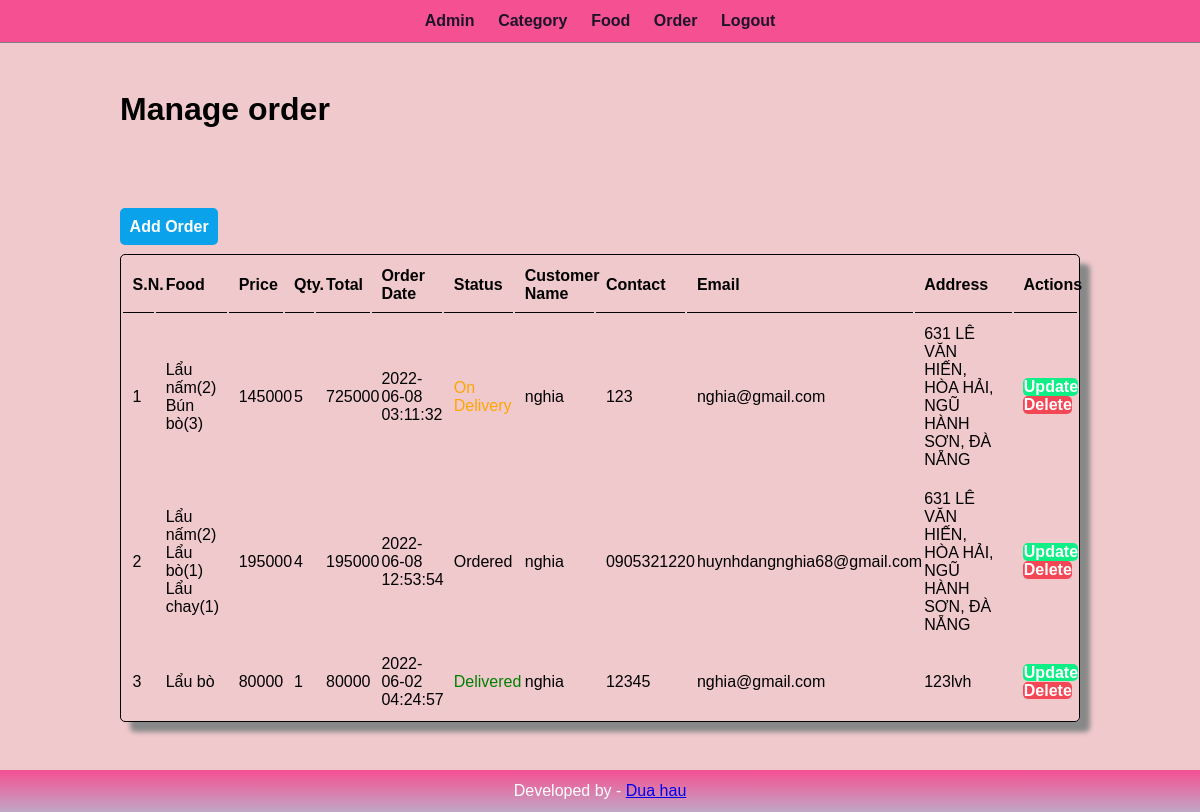
Page /admin/manage-order.php (signed in) on the committed database.
### tables this page shows
CREATE TABLE `tbl_order` (
  `id` int(10) UNSIGNED NOT NULL,
  `food` varchar(150) NOT NULL,
  `price` float NOT NULL,
  `qty` int(11) NOT NULL,
  `total` float NOT NULL,
  `order_date` datetime NOT NULL,
  `status` varchar(50) NOT NULL,
  `customer_name` varchar(150) NOT NULL,
  `customer_contact` varchar(20) NOT NULL,
  `customer_email` varchar(150) NOT NULL,
  `customer_address` varchar(255) NOT NULL
);

### admin/manage-order.php (the view, shortened to what this page needs)
<?php include('partials/menu.php');?>
<div class="main-content">
    <div class="wrapper">
        <h1>Manage order</h1>
            <br /><br /><br />
            <br><br>
            <a href="#" class="btn-primary">Add Order</a>
                <br/>   <br/>
                <table class="tbl-full">
                    <tr>
                        <th>S.N.</th>
                        <th>Food</th>
                        <th>Price</th>
                        <th>Qty.</th>
                        <th>Total</th>
                        <th>Order Date</th>
                        <th>Status</th>
                        <th>Customer Name</th>
                        <th>Contact</th>
                        <th>Email</th>
                        <th>Address</th>
                        <th>Actions</th>
                    </tr>
                    <?php
                        $sql = "SELECT * FROM tbl_order ORDER BY id DESC";
                        $res = mysqli_query($conn, $sql);
                        $count = mysqli_num_rows($res);
                        $sn = 1;
                        if($count > 0)
                        {
                            while($row = mysqli_fetch_assoc($res))
                            {
                                $id = $row['id'];
                                $food = $row['food'];
                                $price = $row['price'];
                                $qty = $row['qty'];
                                $total = $row['total'];
                                $order_date = $row['order_date'];
                                $status = $row['status'];
                                $customer_name = $row['customer_name'];
                                $customer_contact = $row['customer_contact'];
                                $customer_email = $row['customer_email'];
                                $customer_address = $row['customer_address'];
                                ?>
                                    <tr>
                                        <td><?php echo $sn++; ?></td>
                                        <td><?php echo $food; ?></td>
                                        <td><?php echo $price; ?></td>
                                        <td><?php echo $qty; ?></td>
                                        <td><?php echo $total; ?></td>
                                        <td><?php echo $order_date; ?></td>
                                        <td>
                                            <?php
                                                if($status == "Ordered")
                                                {
                                                    echo "<label>$status</lable>";
                                                }
                                                else if($status == "On Delivery")
                                                {
                                                    echo "<label style='color: orange;'>$status</lable>";
                                                }
                                                else if($status == "Delivered")
                                                {
                                                    echo "<label style='color: green;'>$status</lable>";
                                                }
                                                else if($status == "Cancelled")
                                                {
                                                    echo "<label style='color: red;'>$status</lable>";
                                                }
                                            ?>
                                        </td>
                                        <td><?php echo $customer_name; ?></td>
                                        <td><?php echo $customer_contact; ?></td>
                                        <td><?php echo $customer_email; ?></td>
                                        <td><?php echo $customer_address; ?></td>
                                        <td>
                                            <a href="<?php echo SITEURL; ?>admin/update-order.php?id=<?php echo $id; ?>" class="btn-secondary">Update</a>
                                            <a href="<?php echo SITEURL; ?>admin/delete-order.php?id=<?php echo $id; ?>" class="btn-danger">Delete</a>
                                        </td>
                                    </tr>
                                <?php
                            }
                        }
                        else
                        {
                        }
                    ?>
        </table>
    </div>
</div>
<?php include('partials/footer.php');?>

### css/Admin.css (style rules this page uses)
* { margin: 0; padding: 0; font-family: Arial, Helvetica, sans-serif; }
.wrapper { padding: 1%; width:80%; margin: 0 auto; }
.tbl-full { width: 100%; }
table { border: 1px solid black; border-radius: 5px 5px 5px 5px; box-shadow: 10px 10px 5px #888888; }
table tr th { border-bottom: 1px solid black; padding: 1%; text-align: left; }
table tr td { padding: 1%; }
.btn-primary { background-color: rgb(10, 163, 235); padding: 1%; color: white; text-decoration: none; font-weight: bold; border-radius: 5px 5px 5px 5px; }
.btn-secondary { background-color: rgb(16, 238, 134); padding: 1%; color: white; text-decoration: none; font-weight: bold; border-radius: 5px 5px 5px 5px; }
.btn-danger { background-color: rgb(243, 71, 85); padding: 1%; color: white; text-decoration: none; font-weight: bold; border-radius: 5px 5px 5px 5px; }
.main-content { background-color:rgb(240, 201, 205); padding: 3% 0; }

### rows in the picture
tbl_order: food "Lẩu nấm(2) Bún bò(3)", price "145000", qty "5", total "725000", order_date "2022-06-08 03:11:32", status "On Delivery", customer_name "nghia", customer_contact "123", customer_email "nghia@gmail.com", customer_address "631 LÊ VĂN HIẾN, HÒA HẢI, NGŨ HÀNH SƠN, ĐÀ NẴNG"
tbl_order: food "Lẩu nấm(2) Lẩu bò(1) Lẩu chay(1)", price "195000", qty "4", total "195000", order_date "2022-06-08 12:53:54", status "Ordered", customer_name "nghia", customer_contact "0905321220", customer_email "huynhdangnghia68@gmail.com", customer_address "631 LÊ VĂN HIẾN, HÒA HẢI, NGŨ HÀNH SƠN, ĐÀ NẴNG"
tbl_order: food "Lẩu bò", price "80000", qty "1", total "80000", order_date "2022-06-02 04:24:57", status "Delivered", customer_name "nghia", customer_contact "12345", customer_email "nghia@gmail.com", customer_address "123lvh"
